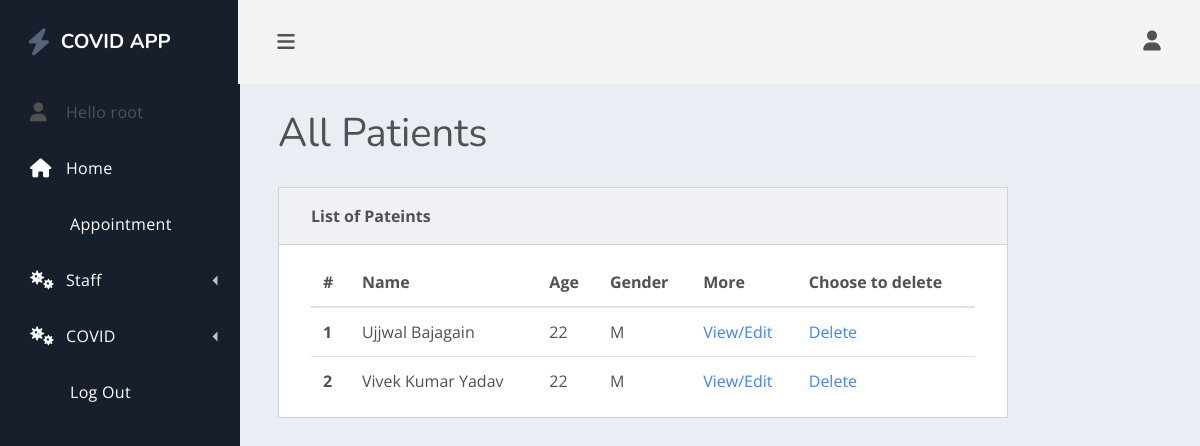
The app's page /listpatient/ (signed in), older data.
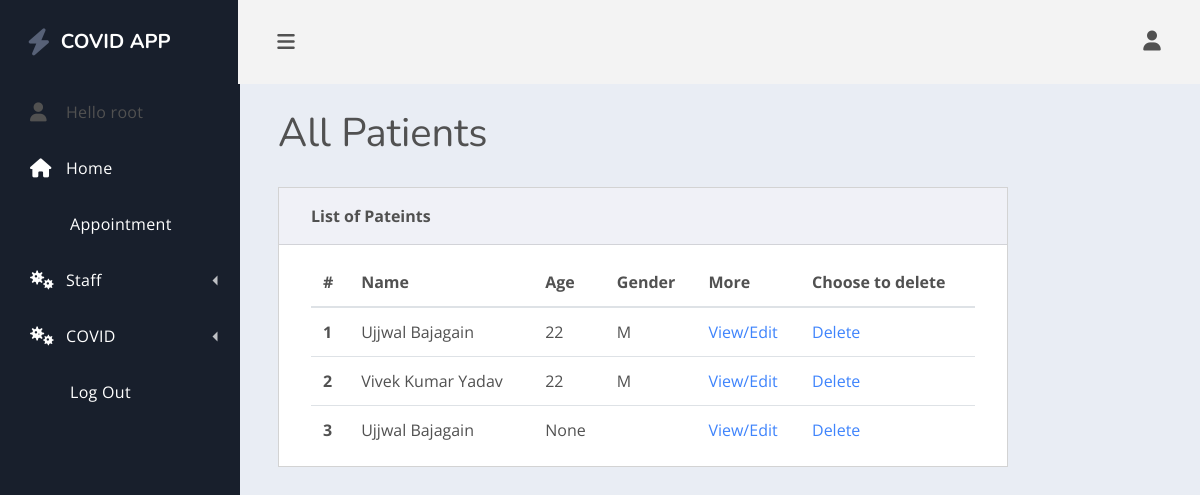
The same page, newer data.
### healthcare/models.py (models this page shows)
class Patient(models.Model):
    GENDER_CHOICES = [('M', 'Male'), ('F', 'Female'), ('O', 'Other'),('NA', 'I do not wish to say')]
    user = models.OneToOneField(User, null=True,blank=True, on_delete=models.CASCADE)
    first_Name = models.CharField(max_length= 200, null= True)
    last_Name = models.CharField(max_length= 200, null= True)
    phone = models.CharField(max_length= 200, null= True)
    email = models.CharField(max_length=200, null= True)
    address = models.CharField(max_length=500, null= True)
    date_created = models.DateField(auto_now_add = True)
    birth_date = models.DateField(blank= True,null=True)
    age = models.DecimalField(decimal_places=0, max_digits=50, null=True)
    gender = models.CharField(max_length=2, choices=GENDER_CHOICES, blank= True)
    height = models.CharField(max_length=10, default='0.00 ft')
    weight = models.CharField(max_length=10, default='0.00 lbs')
    allergies = models.CharField(max_length=200, null=True)
    emergency_contact_name = models.CharField(max_length=200, null=True)
    emergency_contact_phone = models.CharField( max_length=200, null=True)
    emergency_contact_address = models.CharField(max_length=200, null=True)
    insurance_provider = models.CharField(max_length=200, null=True)
    def __str__(self):
        if (self.first_Name and self.last_Name):
            display = (self.first_Name + " " + self.last_Name)
        else:
            display = str(self.date_created)
        return display

### healthcare/decorators.py (the view)
    def wrapper_function(request, *args, **kwargs):
        group = None
        if request.user.groups.exists():
            group = request.user.groups.all()[0].name
        if group == 'patient':
            messages.warning(request, 'Your are Redirected as you are not authorized to view the requested page ')
            return redirect('home')
        if group == 'staff':
            return view_func(request, *args, **kwargs)

### healthcare/views.py (called while the page is built)
@staff_only
def listPatient(request):
    patients = Patient.objects.all()
    context = {'patients': patients}
    return render(request, 'healthcare/listPatient.html', context)

### healthcare/templates/healthcare/listPatient.html
{% extends 'healthcare/main.html' %}
{% block content %}
    {% load myfilters %}
    <main class="dash-content">
        <div class="container-fluid">
            <h1 class="dash-title">All Patients</h1>
            <div class="row">
                <div class="col-lg-10">
                    <div class="card spur-card">
                        <div class="card-header">
                            <div class="spur-card-title">List of Pateints</div>
                        </div>
                        <div class="card-body ">
                            <table class="table table-hover table-in-card">
                                <thead>
                                <tr>
                                    <th scope="col">#</th>
                                    <th scope="col">Name</th>
                                    <th scope="col">Age</th>
                                    <th scope="col">Gender</th>
                                    <th scope="col">More</th>
                                    <th scope="col">Choose to delete</th>
                                </tr>
                                </thead>
                                <tbody>
                                {% for patient in patients %}
                                    <tr>
                                        <th scope="row"> {{ forloop.counter }}</th>
                                        <td>{{ patient }}</td>
                                        <td>
                                            {{ patient.age }}
                                        </td>
                                        <td>
                                            {{ patient.gender }}
                                        </td>
                                        <td>
                                            <a href=" {% url 'editPatient' patient.id %}" {{ patient.gender }}>View/Edit</a>
                                        </td>
                                        <td>
                                            <a href=" {% url 'deletepatient' patient.id %}">Delete</a>
                                        </td>
                                    </tr>
                                {% endfor %}
                                </tbody>
                            </table>
                        </div>
                    </div>
                </div>
            </div>
        </div>
    </main>
{% endblock %}

Row changes from the older to the newer data that the page shows:
added Patient: first_Name+last_Name "Ujjwal Bajagain", age "None"
